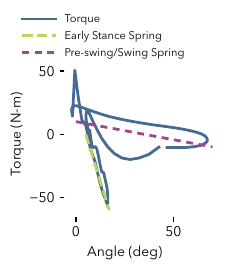

Recreate this plot in Python.
import numpy as np
import matplotlib as mpl
from matplotlib import rc
import scipy.io as sio
import pdb
mpl.use("pgf")
import matplotlib.pyplot as plt

pgf_with_custom_preamble = {
    "pgf.texsystem": "xelatex",
    "font.family": "sans-serif", # use san serif/main font for text elements
    "font.size": 10,
    "text.usetex": False,    # use inline math for ticks
    "pgf.rcfonts": False,   
    "pgf.preamble": [
        r"\usepackage{amsmath}",
        r"\usepackage{fontspec}",
        r"\setmainfont{Avenir Next}",
        r"\setsansfont{Avenir Next}",
        r"\usepackage{units}",
    ]
}
mpl.rcParams.update(pgf_with_custom_preamble)

#define colors http://colorschemedesigner.com/csd-3.5/#3B400hWs0dJMP
color0      = '#476A92'
color0light = '#9EC0E7'
color1      = '#BAD55E'
color1light = '#E3F6A2'
color2      = '#A0468F'
color2light = '#EA9ADB'
color3      = '#DFAE62'
color3light = '#F8D6A3'

#load data
winter_data = np.loadtxt(open("winter_data_angle_torque.csv","rb"),
    delimiter=",",skiprows=1)
scale_factor = 85/56.7

#tick positions
#tick_positions = np.arange(0,110,10)

#create figure
fig, ax = plt.subplots(1,1, figsize = (2,2))

#add lines connecting medians
markersize = 4
p0, = ax.plot(winter_data[:,3]*180/np.pi, winter_data[:,4]*scale_factor,
    linewidth=2, color=color0)
p1, = ax.plot([5, 17], [0, -60], '--' ,linewidth=2, color=color1)
p2, = ax.plot([0, 70], [10, -10], ls=(0, (2.5,2)) ,linewidth=2, color=color2)

fontsize = ax.xaxis.get_label().get_fontsize()
ax.legend((p0, p1, p2), ('Torque', 'Early Stance Spring', 'Pre-swing/Swing Spring'), 
    frameon = False, loc = (-0.3, 1), fontsize=8, handlelength=3)

ax.xaxis.set_label_text('Angle (deg)')
ax.yaxis.set_label_text('Torque (N-m)')

#set axis properties
ax.spines['right'].set_visible(False)
ax.spines['top'].set_visible(False)
ax.spines['left'].set_visible(False)
ax.spines['bottom'].set_visible(False)

ax.set_yticks(np.arange(-50, 100, 50))
ax.set_xticks(np.arange(0,100,50))

inv_data = ax.transData.inverted()
inv_axes = ax.transAxes.inverted()

try:
    ylabelpos_axes = ax.yaxis.get_label().get_position()
    ylabelpos_display = ax.transAxes.transform(ylabelpos_axes)
    ylabelpos_data = inv_data.transform(ylabelpos_display)
    ylabelpos_data[1] = (ax.get_yticks()[0] + ax.get_yticks()[-1])/2.0
    ylabelpos_display = ax.transData.transform(ylabelpos_data)
    ylabelpos_axes = inv_axes.transform(ylabelpos_display)
    ax.yaxis.get_label().set_position(ylabelpos_axes)
except:
    pass

try:
    xlabelpos_axes = ax.xaxis.get_label().get_position()
    xlabelpos_display = ax.transAxes.transform(xlabelpos_axes)
    xlabelpos_data = inv_data.transform(xlabelpos_display)
    xlabelpos_data[0] = (ax.get_xticks()[0] + ax.get_xticks()[-1])/2.0
    xlabelpos_display = ax.transData.transform(xlabelpos_data)
    xlabelpos_axes = inv_axes.transform(xlabelpos_display)
    ax.xaxis.get_label().set_position(xlabelpos_axes)
except:
    pass

filename = 'knee_torque_vs_angle.pdf'
fig.savefig(filename, bbox_inches='tight')
